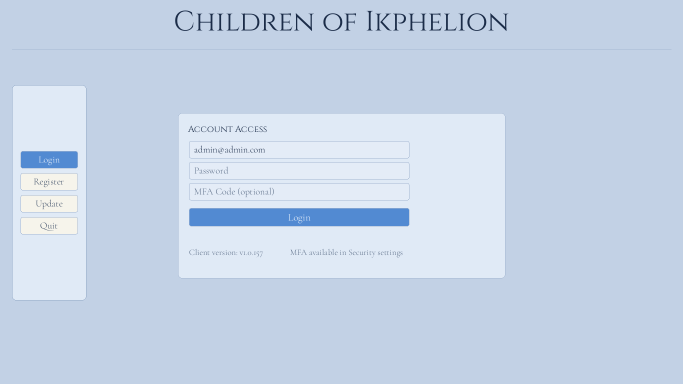
#> input picture concept_art/ui_concept_login.png, 1366 x 768 px (shown at 1/2 size)
$ python generate_ui_concept_radial_reboot.py
#> lines starting #> are read from the running program, lines starting #| are printed output that depends on the picture
#!/usr/bin/env python3
"""
Generate a fresh radial-menu concept reboot from the canonical ui_concept_*.png baseline set.
This script intentionally avoids previous concept branches and writes only into:
  concept_art/option_radial_reboot_blackwhite/pass_XX/
"""

from __future__ import annotations

import argparse
import math
import random
from pathlib import Path
from typing import Dict, Iterable, List, Tuple

from PIL import Image, ImageDraw, ImageFont

ROOT = Path(__file__).resolve().parents[1]
BASE = ROOT / "concept_art"
OUT_ROOT = BASE / "option_radial_reboot_blackwhite"

SCENES = {
    "boot": "ui_concept_login.png",
    "gateway": "ui_concept_login.png",
    "register": "ui_concept_register.png",
    "play_empty": "ui_concept_play_empty.png",
    "play_selected": "ui_concept_play_selected.png",
    "create": "ui_concept_create_character.png",
    "system": "ui_concept_settings_security.png",
    "update": "ui_concept_update.png",
}

WORLD = {
    "COI": (0, 0),
    "Auth": (-220, -120),
    "Register": (-420, -120),
    "Play": (250, 0),
    "Create": (250, 180),
    "System": (0, 240),
    "Update": (-220, 180),
    "Quit": (-420, 180),
}

EDGES = [
    ("COI", "Auth", "enter"),
    ("Auth", "Register", "create account"),
    ("Auth", "Play", "go to lobby"),
    ("COI", "System", "settings"),
    ("COI", "Update", "patch notes"),
    ("Update", "Quit", "quit"),
    ("Play", "Create", "new character"),
]

FOCUS = {
    "boot": "COI",
    "gateway": "Auth",
    "register": "Register",
    "play_empty": "Play",
    "play_selected": "Play",
    "create": "Create",
    "system": "System",
    "update": "Update",
}

NODE_SHORT = {
    "COI": "COI",
    "Auth": "A",
    "Register": "R",
    "Play": "P",
    "Create": "+",
    "System": "S",
    "Update": "U",
    "Quit": "Q",
}

PAL = {
    "bg": "#f4f4f6",
    "bg_grid": "#e2e5ea",
    "ink": "#12151b",
    "ink_soft": "#5d6470",
    "panel": "#fcfcfd",
    "panel_dim": "#f1f2f5",
    "line": "#b8bec9",
    "accent": "#11161f",
    "accent2": "#252b37",
    "active": "#000000",
    "btn_text": "#ffffff",
    "chip": "#ebedf2",
}


def load_fonts() -> Dict[str, ImageFont.ImageFont]:
    candidates = [
        "/usr/share/fonts/truetype/dejavu/DejaVuSerif.ttf",
        "/usr/share/fonts/truetype/dejavu/DejaVuSans.ttf",
    ]

    def font(size: int, mono: bool = False) -> ImageFont.ImageFont:
#> called with size = 38, mono = False
        if mono:
            mono_path = "/usr/share/fonts/truetype/dejavu/DejaVuSansMono.ttf"
            if Path(mono_path).exists():
                return ImageFont.truetype(mono_path, size=size)
        for c in candidates:
            if Path(c).exists():
                return ImageFont.truetype(c, size=size)
        return ImageFont.load_default()

    return {
        "title": font(38),
        "h1": font(30),
        "h2": font(24),
        "body": font(18),
        "small": font(14),
        "tiny": font(12),
        "mono": font(13, mono=True),
    }


F = load_fonts()


def lerp(a: float, b: float, t: float) -> float:
    return a + (b - a) * t


def node_blob(center: Tuple[int, int], radius: int, seed: int) -> List[Tuple[float, float]]:
    rnd = random.Random(seed)
    cx, cy = center
    pts: List[Tuple[float, float]] = []
    count = 42
    for i in range(count):
        ang = (2 * math.pi * i) / count
        wob = 0.74 + rnd.random() * 0.46
        scallop = 1.0 + 0.12 * math.sin(ang * 7 + rnd.random() * 0.9)
        r = radius * wob * scallop
        pts.append((cx + math.cos(ang) * r, cy + math.sin(ang) * r))
    return pts


def draw_background(img: Image.Image) -> None:
    d = ImageDraw.Draw(img)
    w, h = img.size
    d.rectangle((0, 0, w, h), fill=PAL["bg"])
    step = 96
    for y in range(0, h, step):
        d.line((0, y, w, y), fill=PAL["bg_grid"], width=1)


def screen_pos(node: str, focus: str, size: Tuple[int, int]) -> Tuple[int, int]:
    w, h = size
    cx, cy = w // 2, h // 2
    fx, fy = WORLD[focus]
    nx, ny = WORLD[node]
    return int(cx + (nx - fx)), int(cy + (ny - fy))


def draw_edge(d: ImageDraw.ImageDraw, a: Tuple[int, int], b: Tuple[int, int], active: bool) -> None:
    color = PAL["accent2"] if active else PAL["line"]
    width = 3 if active else 2
    ax, ay = a
    bx, by = b
    mx = int((ax + bx) / 2)
    d.line((ax, ay, mx, ay), fill=color, width=width)
    d.line((mx, ay, bx, by), fill=color, width=width)


def draw_chip(d: ImageDraw.ImageDraw, at: Tuple[int, int], text: str) -> None:
    x, y = at
    tw = int(F["tiny"].getlength(text)) + 18
    th = 22
    r = 8
    d.rounded_rectangle((x - tw // 2, y - th // 2, x + tw // 2, y + th // 2), radius=r, fill=PAL["chip"], outline=PAL["line"], width=1)
    d.text((x, y), text, anchor="mm", font=F["tiny"], fill=PAL["ink_soft"])


def draw_node(d: ImageDraw.ImageDraw, node: str, p: Tuple[int, int], active: bool) -> None:
    x, y = p
    base_r = 54 if active else 38
    pts = node_blob((x, y), base_r, seed=hash((node, x, y)) & 0xFFFF)
    fill = PAL["active"] if active else PAL["accent2"]
    d.polygon(pts, fill=fill, outline=PAL["ink"])
    if active:
        d.ellipse((x - base_r - 10, y - base_r - 10, x + base_r + 10, y + base_r + 10), outline="#404754", width=2)
    d.text((x, y), NODE_SHORT[node], anchor="mm", font=F["h2"], fill="#ffffff")


def card(d: ImageDraw.ImageDraw, box: Tuple[int, int, int, int], title: str) -> None:
    x0, y0, x1, y1 = box
    d.rounded_rectangle(box, radius=14, fill=PAL["panel"], outline=PAL["line"], width=2)
    d.text((x0 + 20, y0 + 22), title, font=F["h2"], fill=PAL["ink"], anchor="ls")
    d.line((x0 + 16, y0 + 34, x1 - 16, y0 + 34), fill=PAL["bg_grid"], width=1)


def input_line(d: ImageDraw.ImageDraw, x: int, y: int, w: int, txt: str) -> int:
    h = 34
    d.rounded_rectangle((x, y, x + w, y + h), radius=8, fill=PAL["panel_dim"], outline=PAL["line"], width=1)
    d.text((x + 12, y + h // 2), txt, anchor="lm", font=F["body"], fill=PAL["ink_soft"])
    return y + h + 10


def button(d: ImageDraw.ImageDraw, x: int, y: int, w: int, txt: str, dark: bool = True) -> int:
    h = 34
    fill = PAL["accent"] if dark else PAL["panel_dim"]
    txt_c = PAL["btn_text"] if dark else PAL["ink"]
    d.rounded_rectangle((x, y, x + w, y + h), radius=9, fill=fill, outline=PAL["line"], width=1)
    d.text((x + w // 2, y + h // 2), txt, anchor="mm", font=F["body"], fill=txt_c)
    return y + h + 10


def graph_preview(d: ImageDraw.ImageDraw, box: Tuple[int, int, int, int], selected: bool) -> None:
    x0, y0, x1, y1 = box
    d.rounded_rectangle(box, radius=10, fill=PAL["panel_dim"], outline=PAL["line"], width=1)
    for x in range(x0 + 20, x1 - 8, 58):
        d.line((x, y0 + 12, x, y1 - 12), fill=PAL["bg_grid"], width=1)
    for y in range(y0 + 12, y1 - 8, 52):
        d.line((x0 + 12, y, x1 - 12, y), fill=PAL["bg_grid"], width=1)
    if not selected:
        d.text(((x0 + x1) // 2, (y0 + y1) // 2), "No character selected", anchor="mm", font=F["body"], fill=PAL["ink_soft"])
        return
    pts = [(x0 + 74, y0 + 150), (x0 + 150, y0 + 176), (x0 + 236, y0 + 132), (x0 + 304, y0 + 168), (x0 + 372, y0 + 124)]
    center = (x0 + 236, y0 + 176)
    extra = [(x0 + 236, y0 + 86), (x0 + 212, y0 + 232), (x0 + 300, y0 + 232)]
    seg = [pts[0], pts[1], center, pts[3], pts[4], center, extra[0], center, extra[1], center, extra[2]]
    d.line(seg, fill=PAL["accent2"], width=3)
    for p in [*pts, center, *extra]:
        d.ellipse((p[0] - 8, p[1] - 8, p[0] + 8, p[1] + 8), fill=PAL["accent"], outline="#ffffff", width=1)


def draw_panel(d: ImageDraw.ImageDraw, mode: str, size: Tuple[int, int]) -> None:
    w, h = size
    box = (w // 2 - 270, h // 2 - 180, w // 2 + 270, h // 2 + 180)

    if mode == "boot":
        x0, y0, x1, y1 = box
        card(d, box, "COI")
        d.text(((x0 + x1) // 2, y0 + 150), "Click center orb to open radial routes", anchor="mm", font=F["body"], fill=PAL["ink_soft"])
        d.text(((x0 + x1) // 2, y0 + 180), "No sidebars. Graph-first navigation.", anchor="mm", font=F["small"], fill=PAL["ink_soft"])
        return

    titles = {
        "gateway": "Gateway",
        "register": "Create Account",
        "play_empty": "Play Hub",
        "play_selected": "Play Hub",
        "create": "Create Character",
        "system": "System",
        "update": "Update",
    }
    card(d, box, titles[mode])
    x0, y0, x1, y1 = box

    if mode == "gateway":
        y = y0 + 52
        y = input_line(d, x0 + 20, y, 280, "Email")
        y = input_line(d, x0 + 20, y, 280, "Password")
        y = input_line(d, x0 + 20, y, 280, "MFA (optional)")
        button(d, x0 + 20, y, 280, "Continue")
        card(d, (x0 + 320, y0 + 44, x1 - 20, y1 - 18), "Patch Snapshot")
        d.text((x0 + 340, y0 + 96), "Build: v1.0.157", font=F["small"], fill=PAL["ink_soft"], anchor="ls")
        d.text((x0 + 340, y0 + 120), "- Login + register + update in one node.", font=F["small"], fill=PAL["ink_soft"], anchor="ls")
        d.text((x0 + 340, y0 + 142), "- Play node unlocks after auth.", font=F["small"], fill=PAL["ink_soft"], anchor="ls")
        button(d, x0 + 336, y1 - 62, 180, "Check Update")

    elif mode == "register":
        y = y0 + 52
        y = input_line(d, x0 + 20, y, 300, "Display Name")
        y = input_line(d, x0 + 20, y, 300, "Email")
        y = input_line(d, x0 + 20, y, 300, "Password")
        button(d, x0 + 20, y, 300, "Create Account")
        d.text((x0 + 340, y0 + 90), "Registration returns to auth node.", font=F["small"], fill=PAL["ink_soft"], anchor="ls")

    elif mode == "play_empty":
        d.rounded_rectangle((x0 + 20, y0 + 54, x0 + 190, y1 - 70), radius=10, fill=PAL["panel_dim"], outline=PAL["line"], width=1)
        d.text((x0 + 34, y0 + 80), "Roster", anchor="ls", font=F["body"], fill=PAL["ink"])
        d.text((x0 + 34, y0 + 110), "No character selected", anchor="ls", font=F["small"], fill=PAL["ink_soft"])
        graph_preview(d, (x0 + 205, y0 + 54, x1 - 20, y1 - 110), selected=False)
        button(d, x0 + 20, y1 - 58, 100, "Save")
        button(d, x0 + 130, y1 - 58, 100, "Play")

    elif mode == "play_selected":
        d.rounded_rectangle((x0 + 20, y0 + 54, x0 + 190, y1 - 70), radius=10, fill=PAL["panel_dim"], outline=PAL["line"], width=1)
        d.text((x0 + 34, y0 + 80), "Roster", anchor="ls", font=F["body"], fill=PAL["ink"])
        d.rounded_rectangle((x0 + 32, y0 + 96, x0 + 178, y0 + 126), radius=7, fill=PAL["accent"], outline=PAL["line"], width=1)
        d.text((x0 + 42, y0 + 112), "Sellsword", anchor="lm", font=F["small"], fill="#ffffff")
        d.rounded_rectangle((x0 + 32, y0 + 132, x0 + 178, y0 + 162), radius=7, fill=PAL["panel"], outline=PAL["line"], width=1)
        d.text((x0 + 42, y0 + 148), "Scout", anchor="lm", font=F["small"], fill=PAL["ink_soft"])
        graph_preview(d, (x0 + 205, y0 + 54, x1 - 20, y1 - 110), selected=True)
        d.text((x0 + 210, y1 - 92), "Node: Core | Routes: Resolve, Dexterity, Vitality", anchor="ls", font=F["small"], fill=PAL["ink_soft"])
        button(d, x0 + 20, y1 - 58, 100, "Save")
        button(d, x0 + 130, y1 - 58, 100, "Play")
        button(d, x0 + 240, y1 - 58, 100, "Delete", dark=False)

    elif mode == "create":
        d.rounded_rectangle((x0 + 20, y0 + 54, x0 + 180, y1 - 20), radius=10, fill=PAL["panel_dim"], outline=PAL["line"], width=1)
        d.text((x0 + 34, y0 + 80), "Archetypes", anchor="ls", font=F["body"], fill=PAL["ink"])
        d.rounded_rectangle((x0 + 32, y0 + 94, x0 + 168, y0 + 132), radius=8, fill=PAL["accent"], outline=PAL["line"], width=1)
        d.text((x0 + 42, y0 + 108), "Sellsword", anchor="lm", font=F["small"], fill="#ffffff")
        d.rounded_rectangle((x0 + 32, y0 + 140, x0 + 168, y0 + 178), radius=8, fill=PAL["panel"], outline=PAL["line"], width=1)
        d.text((x0 + 42, y0 + 156), "Scout", anchor="lm", font=F["small"], fill=PAL["ink_soft"])
        y = y0 + 54
        y = input_line(d, x0 + 200, y, 280, "Character Name")
        y = input_line(d, x0 + 200, y, 280, "Sellsword")
        y = input_line(d, x0 + 200, y, 280, "Male")
        d.rounded_rectangle((x0 + 200, y, x1 - 20, y + 104), radius=9, fill=PAL["panel_dim"], outline=PAL["line"], width=1)
        d.text((x0 + 212, y + 24), "Sellsword starts at Core and can branch to Resolve / Vitality.", anchor="ls", font=F["small"], fill=PAL["ink_soft"])
        button(d, x0 + 200, y + 114, 280, "Create Character")

    elif mode == "system":
        d.text((x0 + 20, y0 + 56), "Audio", anchor="ls", font=F["body"], fill=PAL["ink"])
        for i, label in enumerate(["Master", "Music", "Effects", "Interface"]):
            yy = y0 + 88 + i * 40
            d.text((x0 + 20, yy), label, anchor="ls", font=F["small"], fill=PAL["ink_soft"])
            d.line((x0 + 86, yy - 2, x0 + 320, yy - 2), fill=PAL["line"], width=4)
            d.line((x0 + 86, yy - 2, x0 + 200 + i * 12, yy - 2), fill=PAL["accent"], width=4)
        card(d, (x0 + 340, y0 + 54, x1 - 20, y1 - 20), "MFA")
        button(d, x0 + 358, y0 + 96, 120, "MFA: ON")
        button(d, x0 + 486, y0 + 96, 90, "Refresh", dark=False)
        button(d, x0 + 580, y0 + 96, 86, "Copy URI", dark=False)
        button(d, x1 - 130, y1 - 58, 100, "Apply")

    elif mode == "update":
        d.text((x0 + 20, y0 + 60), "Build: v1.0.157", anchor="ls", font=F["body"], fill=PAL["ink"])
        d.rounded_rectangle((x0 + 20, y0 + 80, x1 - 20, y1 - 70), radius=8, fill=PAL["panel_dim"], outline=PAL["line"], width=1)
        lines = [
            "Release Notes",
            "- Graph-radial traversal mode reboot from baseline ui_concept pack.",
            "- Black/white theme pass and tighter panel composition.",
            "- Register/login/update semantics preserved.",
        ]
        for i, t in enumerate(lines):
            d.text((x0 + 32, y0 + 108 + i * 28), t, anchor="ls", font=F["small"], fill=PAL["ink_soft"])
        button(d, x0 + 20, y1 - 58, x1 - x0 - 40, "Check for Update")


def scene(mode: str) -> Image.Image:
#> called with mode = 'boot'
    with Image.open(BASE / SCENES[mode]).convert("RGB") as src:
#> src is the input picture: PIL image 1366x768 RGB; mean R, G, B 198.3, 212.7, 231.6
        w, h = src.size
#> w = 1366; h = 768

    img = Image.new("RGB", (w, h), PAL["bg"])
    draw_background(img)
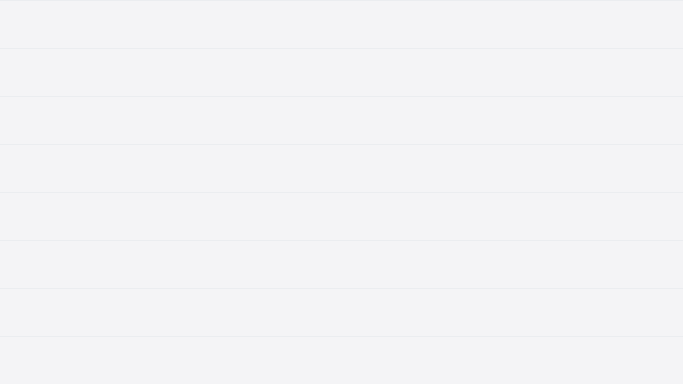
#> img: PIL image 1366x768 RGB (shown at 1/2 size); mean R, G, B 243.8, 243.8, 245.9
    d = ImageDraw.Draw(img)

    focus = FOCUS[mode]
    # Draw edges first
    for a, b, label in EDGES:
        pa = screen_pos(a, focus, (w, h))
        pb = screen_pos(b, focus, (w, h))
        active = (a == focus or b == focus)
        draw_edge(d, pa, pb, active)
        mx, my = (pa[0] + pb[0]) // 2, (pa[1] + pb[1]) // 2
        draw_chip(d, (mx, my - 16), label)

    # Draw nodes
    for n in WORLD:
        p = screen_pos(n, focus, (w, h))
        if -120 <= p[0] <= w + 120 and -120 <= p[1] <= h + 120:
            draw_node(d, n, p, active=(n == focus))

    # Focus panel
    draw_panel(d, mode, (w, h))

    # subtle footer
    d.text((w - 18, h - 14), "pass_01", anchor="rs", font=F["tiny"], fill=PAL["ink_soft"])
    return img


# [41 lines left out: functions contact_sheet, write_process, not called in this run]


def generate(pass_no: int) -> None:
    if pass_no != 1:
        raise SystemExit("This reboot script intentionally starts from pass 01 only.")

    pass_dir = OUT_ROOT / f"pass_{pass_no:02d}"
    pass_dir.mkdir(parents=True, exist_ok=True)

    saved: List[Path] = []
    order = ["boot", "gateway", "register", "play_empty", "play_selected", "create", "system", "update"]
    for mode in order:
        im = scene(mode)
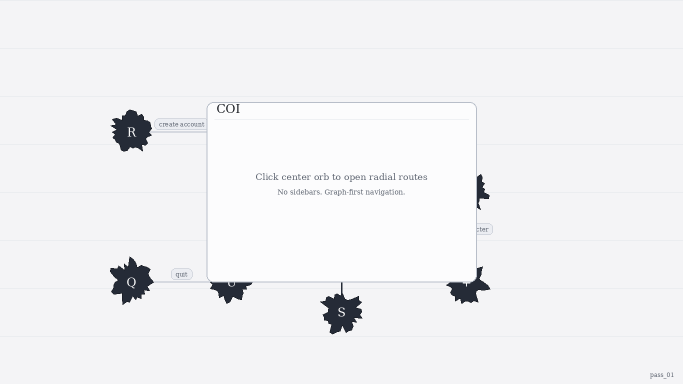
#> im: PIL image 1366x768 RGB (shown at 1/2 size); mean R, G, B 240.9, 241.1, 243.2
#> pass 3 of the loop in generate, `for mode in order:`:
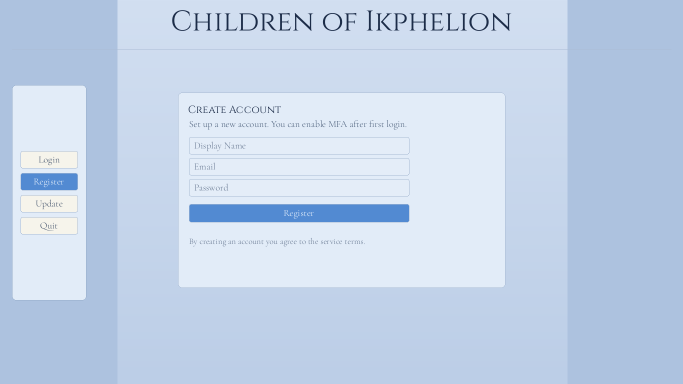
#> input picture concept_art/ui_concept_register.png, 1366 x 768 px (shown at 1/2 size)
#> in scene, src is the input picture: PIL image 1366x768 RGB; mean R, G, B 195.7, 211.9, 233.6
#> in generate, `im = scene(mode)`:
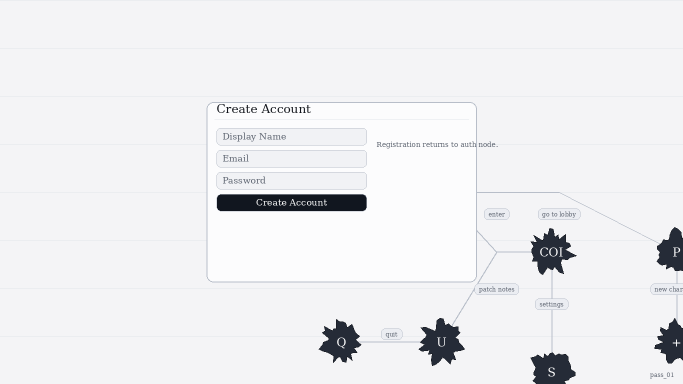
#> im: PIL image 1366x768 RGB (shown at 1/2 size); mean R, G, B 237, 237.3, 239.7
#> the loop made 6 passes; the first 3 are shown
        out = pass_dir / f"radial_{mode}.png"
        im.save(out)
        saved.append(out)

    contact_sheet(saved, pass_dir / "radial_contact_sheet.png")
    write_process(pass_dir)


def main() -> None:
    ap = argparse.ArgumentParser()
    ap.add_argument("--pass", type=int, default=1, dest="pass_no")
    args = ap.parse_args()
    generate(args.pass_no)


if __name__ == "__main__":
#> (the run stopped early here; a loop or call above may not have finished)
